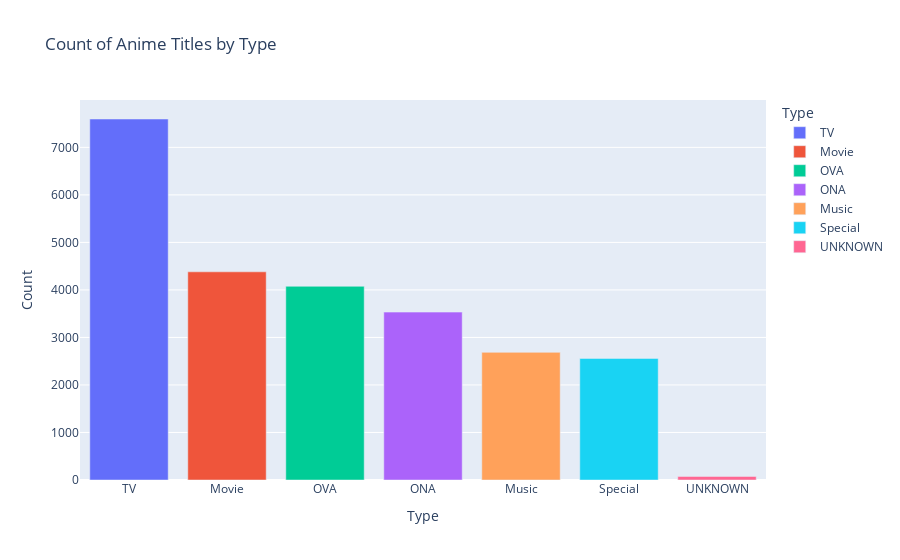

Source (notebook cell):
### Markdown cell above
### 2. Interactive visualization

### Code cell
# Count the number of anime titles by type
type_counts = data['Type'].value_counts()

# Bar chart based on type of anime
fig = px.bar(type_counts, x = type_counts.index, y = type_counts.values, color = type_counts.index, labels = {'x': 'Anime Type', 'y': 'Count'}, 
             title='Count of Anime Titles by Type')

fig.show()

### Figure 1 — Plotly figure (JSON) as saved in the notebook; plotly's stock layout.template omitted (floating-point values rounded to 4 significant figures)
{"data": [{"alignmentgroup": "True", "hovertemplate": "Type=%{x}<br>Count=%{y}<extra></extra>", "legendgroup": "TV", "marker": {"color": "#636efa", "pattern": {"shape": ""}}, "name": "TV", "offsetgroup": "TV", "orientation": "v", "showlegend": true, "textposition": "auto", "type": "bar", "x": ["TV"], "xaxis": "x", "y": [7597], "yaxis": "y"}, {"alignmentgroup": "True", "hovertemplate": "Type=%{x}<br>Count=%{y}<extra></extra>", "legendgroup": "Movie", "marker": {"color": "#EF553B", "pattern": {"shape": ""}}, "name": "Movie", "offsetgroup": "Movie", "orientation": "v", "showlegend": true, "textposition": "auto", "type": "bar", "x": ["Movie"], "xaxis": "x", "y": [4381], "yaxis": "y"}, {"alignmentgroup": "True", "hovertemplate": "Type=%{x}<br>Count=%{y}<extra></extra>", "legendgroup": "OVA", "marker": {"color": "#00cc96", "pattern": {"shape": ""}}, "name": "OVA", "offsetgroup": "OVA", "orientation": "v", "showlegend": true, "textposition": "auto", "type": "bar", "x": ["OVA"], "xaxis": "x", "y": [4076], "yaxis": "y"}, {"alignmentgroup": "True", "hovertemplate": "Type=%{x}<br>Count=%{y}<extra></extra>", "legendgroup": "ONA", "marker": {"color": "#ab63fa", "pattern": {"shape": ""}}, "name": "ONA", "offsetgroup": "ONA", "orientation": "v", "showlegend": true, "textposition": "auto", "type": "bar", "x": ["ONA"], "xaxis": "x", "y": [3533], "yaxis": "y"}, {"alignmentgroup": "True", "hovertemplate": "Type=%{x}<br>Count=%{y}<extra></extra>", "legendgroup": "Music", "marker": {"color": "#FFA15A", "pattern": {"shape": ""}}, "name": "Music", "offsetgroup": "Music", "orientation": "v", "showlegend": true, "textposition": "auto", "type": "bar", "x": ["Music"], "xaxis": "x", "y": [2686], "yaxis": "y"}, {"alignmentgroup": "True", "hovertemplate": "Type=%{x}<br>Count=%{y}<extra></extra>", "legendgroup": "Special", "marker": {"color": "#19d3f3", "pattern": {"shape": ""}}, "name": "Special", "offsetgroup": "Special", "orientation": "v", "showlegend": true, "textposition": "auto", "type": "bar", "x": ["Special"], "xaxis": "x", "y": [2558], "yaxis": "y"}, {"alignmentgroup": "True", "hovertemplate": "Type=%{x}<br>Count=%{y}<extra></extra>", "legendgroup": "UNKNOWN", "marker": {"color": "#FF6692", "pattern": {"shape": ""}}, "name": "UNKNOWN", "offsetgroup": "UNKNOWN", "orientation": "v", "showlegend": true, "textposition": "auto", "type": "bar", "x": ["UNKNOWN"], "xaxis": "x", "y": [74], "yaxis": "y"}], "layout": {"barmode": "relative", "legend": {"title": {"text": "Type"}, "tracegroupgap": 0}, "title": {"text": "Count of Anime Titles by Type"}, "xaxis": {"anchor": "y", "categoryarray": ["TV", "Movie", "OVA", "ONA", "Music", "Special", "UNKNOWN"], "categoryorder": "array", "domain": [0, 1], "title": {"text": "Type"}}, "yaxis": {"anchor": "x", "domain": [0, 1], "title": {"text": "Count"}}}}
